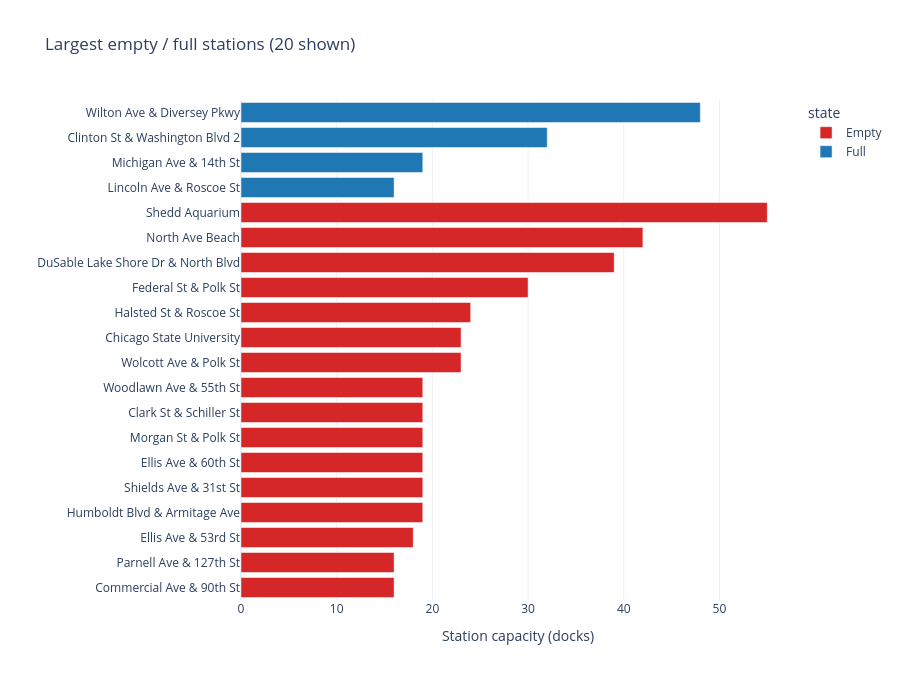

Write notebook code for a chart like this one.
### Markdown cell above
## Rebalancing candidates
Large stations with no bikes to rent or no docks to return to.

### Code cell
problems = large[large["state"].isin(["Empty", "Full"])].nlargest(20, "capacity").sort_values("capacity")
fig = px.bar(problems, x="capacity", y="name", color="state", orientation="h",
             color_discrete_map={"Empty": "#d62728", "Full": "#1f77b4"}, template=TEMPLATE,
             height=max(300, 28 * len(problems) + 120), labels={"capacity": "Station capacity (docks)", "name": ""},
             title=f"Largest empty / full stations ({len(problems)} shown)")
fig.show()

### Figure 1 — Plotly figure (JSON) as saved in the notebook; plotly's stock layout.template omitted (floating-point values rounded to 4 significant figures)
{"data": [{"hovertemplate": "state=Empty<br>Station capacity (docks)=%{x}<br>=%{y}<extra></extra>", "legendgroup": "Empty", "marker": {"color": "#d62728", "pattern": {"shape": ""}}, "name": "Empty", "orientation": "h", "showlegend": true, "textposition": "auto", "type": "bar", "x": [16, 16, 18, 19, 19, 19, 19, 19, 19, 23, 23, 24, 30, 39, 42, 55], "xaxis": "x", "y": ["Commercial Ave & 90th St", "Parnell Ave & 127th St", "Ellis Ave & 53rd St", "Humboldt Blvd & Armitage Ave", "Shields Ave & 31st St", "Ellis Ave & 60th St", "Morgan St & Polk St", "Clark St & Schiller St", "Woodlawn Ave & 55th St", "Wolcott Ave & Polk St", "Chicago State University", "Halsted St & Roscoe St", "Federal St & Polk St", "DuSable Lake Shore Dr & North Blvd", "North Ave Beach", "Shedd Aquarium"], "yaxis": "y"}, {"hovertemplate": "state=Full<br>Station capacity (docks)=%{x}<br>=%{y}<extra></extra>", "legendgroup": "Full", "marker": {"color": "#1f77b4", "pattern": {"shape": ""}}, "name": "Full", "orientation": "h", "showlegend": true, "textposition": "auto", "type": "bar", "x": [16, 19, 32, 48], "xaxis": "x", "y": ["Lincoln Ave & Roscoe St", "Michigan Ave & 14th St", "Clinton St & Washington Blvd 2", "Wilton Ave & Diversey Pkwy"], "yaxis": "y"}], "layout": {"barmode": "relative", "height": 680, "legend": {"title": {"text": "state"}, "tracegroupgap": 0}, "title": {"text": "Largest empty / full stations (20 shown)"}, "xaxis": {"anchor": "y", "domain": [0, 1], "title": {"text": "Station capacity (docks)"}}, "yaxis": {"anchor": "x", "domain": [0, 1], "title": {"text": ""}}}}
